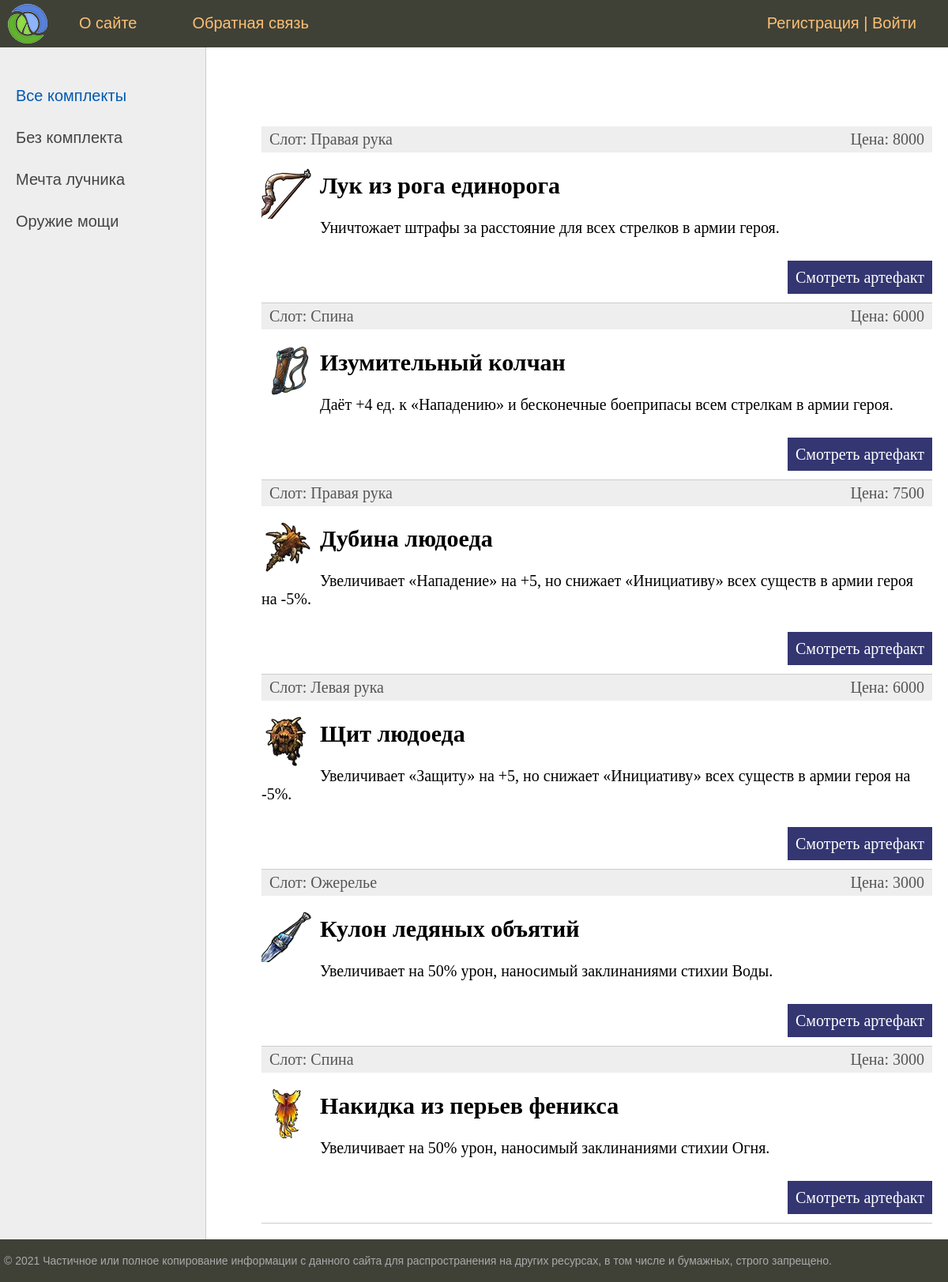
The page / on the database its author committed.
### Artifacts/models.py (models this page shows, shortened)
class Sets(models.Model):
    set_name = models.CharField(max_length=255, db_index=True)
    bonus = models.TextField()
    def get_absolute_url(self):
        return reverse('set', kwargs={'set_id': self.pk})
    class Meta:
        verbose_name = 'Комплекты'
        verbose_name_plural = 'Комплекты'

class Artifacts(models.Model):
    title = models.CharField(max_length=255)
    stats = models.TextField()
    price = models.IntegerField()
    history = models.TextField()
    slot = models.CharField(max_length=255)
    photo = models.ImageField(upload_to='photos/')
    set = models.ForeignKey(Sets, on_delete=models.DO_NOTHING)
    time_create = models.DateTimeField(auto_now_add=True, blank=True)
    time_update = models.DateTimeField(auto_now=True, blank=True)
    is_published = models.BooleanField(default=True, blank=True)
    def get_absolute_url(self):
        return reverse('post', kwargs={'post_id': self.pk})
    class Meta:
        verbose_name = 'Артефакты'
        verbose_name_plural = 'Артефакты'

### Artifacts/views.py (the view)
# urls.py: path('', index, name='home'),
def index(request):
    posts = Artifacts.objects.all()
    sets = Sets.objects.all()
    context = {'posts': posts,
               'sets': sets,
               'menu': menu,
               'title': 'Главная страница',
               'set_selected': 0}
    return render(request, 'index.html', context=context)

### Artifacts/templates/index.html (shortened to what this page needs)
{% extends 'base.html' %}
{% block content %}
<ul class="list-articles">
	{% for p in posts %}
			<li><div class="article-panel">
	<p class="first">Слот: {{p.slot}}</p>
	<p class="last"> Цена: {{p.price}}</p>
</div>
{% if p.photo %}
	<p><img class="img-article-left thumb" src="{{p.photo.url}}"></p>
{% endif %}
				<h2>{{p.title}}</h2>
	{% autoescape on %}
	{{p.stats|linebreaks|truncatewords:50}}
	{% endautoescape %}
			<p class="link-read-post"><a href="{{ p.get_absolute_url }}">Смотреть артефакт</a></p>
			</li>
	{% endfor %}
</ul>
{% endblock %}

### Artifacts/templates/base.html (shortened to what this page needs)
{% load static %}
<!DOCTYPE html>
<html>
<head>
	<link type="text/css" href="{% static 'css/styles.css' %}" rel="stylesheet" />
</head>
<body>
<table class="table-page" border=0 cellpadding="0" cellspacing="0">
<tr><td valign=top>
{% block mainmenu %}
		<div class="header">
			<ul id="mainmenu" class="mainmenu">
			<li class="logo"><a href="{% url 'home' %}"><div class="logo"></div></a></li>
{% for m in menu %}
			<li><a href="{% url m.url_name %}">{{m.title}}</a></li>
{% endfor %}
				{% if request.user.is_authenticated %}
			<li class="last"> {{user.username}} | <a href="{% url 'logout' %}">Выйти</a></li>
				{% else %}
			<li class="last"><a href="{% url 'register' %}">Регистрация</a> | <a href="{% url 'login' %}">Войти</a></li>
				{% endif %}
			</ul>
		</div>
{% endblock mainmenu %}
<table class="table-content" border=0 cellpadding="0" cellspacing="0">
<tr>
	<td valign="top" class="left-chapters">
	<ul id="leftchapters">
		{% if set_selected == 0 %}
		<li class="selected">Все комплекты</li>
		{% else %}
		<li><a href="{% url 'home' %}">Все комплекты</a></li>
		{% endif %}
		{% for s in sets %}
			{% if s.pk == set_selected %}
		<li class="selected">{{s.set_name}}</li>
			{% else %}
		<li><a href="{{ s.get_absolute_url }}"> {{s.set_name}} </a> </li>
			{% endif %}
		{% endfor %}
	</ul>
</td>
<td valign="top" class="content">
	<div class="content-text">
{% block content %}
{% endblock %}
	</div>
</td></tr></table>
</td></tr>
<tr><td valign=top>
	<div id="footer">
		<p>&copy; 2021 Частичное или полное копирование информации с данного сайта для распространения на других ресурсах, в том числе и бумажных, строго запрещено.</p>
	</div>
</td></tr></table>
</body>
</html>

### Artifacts/static/CSS/styles.css (style rules this page uses)
html, body { font-family: 'Arial'; margin: 0; padding: 0; height: 100%; width: 100%; color: #444; }
a { color: #0059b2; text-decoration: none; }
img { max-width: 600px; height: auto; }
img.img-article-left { max-width: 300px; height: auto; float: left; padding: 0 10px 10px 0; }
img.img-article-left.thumb { max-width: 150px; height: auto; }
p.link-read-post { text-align: right; }
p.link-read-post a { padding: 10px; min-width: 100px; background: #333671; color: #fff; text-decoration: none; }
div.article-panel { background: #eee; padding: 5px 10px 5px 10px; box-sizing: border-box; overflow: hidden; color: #555; }
div.article-panel p.first { margin: 0; float: left; }
div.article-panel p.last { margin: 0; float: right; }
ul.list-articles { list-style: none; margin: 0; padding: 0; }
ul.list-articles li { border-bottom: 1px solid #ccc; }
.table-page { width: 100%; height: 100%; vertical-align: top; }
.table-page tr { height: 100%; }
.header { background: #3F4137; height: 60px; }
.logo { background: url('../images/logo.png') no-repeat 10px 5px; width: 70px; height: 60px; }
ul.mainmenu { list-style: none; margin: 0; padding: 0; height: 60px; color: #fdc073; font-size: 20px; overflow: hidden; }
ul.mainmenu li { float: left; margin: 18px 40px 0 30px; }
ul.mainmenu li.logo { margin: 0; }
ul.mainmenu li.last { float: right; }
ul.mainmenu li a { color: #fdc073; text-decoration: none; }
.table-content { width: 100%; min-height: 100%; height: 100%; }
.left-chapters { margin: 0; background: #eee; border-right: 1px solid #ccc; min-height: 100%; }
.left-chapters ul { width: 230px; min-height: 100%; margin: 0; padding: 20px 10px 10px 20px; list-style: none; font-size: 20px; }
.left-chapters ul li { margin: 30px 0 0 0; color: #999; }
.left-chapters ul li.selected { color: #0059b2; }
.left-chapters ul li a { color: #444; text-decoration: none; }
.content { padding: 40px 20px 20px 40px; width: 100%; box-sizing: border-box; }
.content-text { margin: 60px 0 0 30px; color: #000; font-size: 20px; font-family: Yandex Sans Display Light; }
#footer { box-sizing: border-box; background: #3F4137; padding: 5px; color: #aaa; font-size: 14px; font-family: Verdana, Geneva, Arial, Helvetica; text-align: left; overflow: hidden; }

### rows shown on the page
Sets: set_name "Без комплекта"
Sets: set_name "Мечта лучника"
Sets: set_name "Оружие мощи"
Artifacts: slot "Правая рука", price "8000", photo (picture), title "Лук из рога единорога", stats "Уничтожает штрафы за расстояние для всех стрелков в армии героя."
Artifacts: slot "Спина", price "6000", photo (picture), title "Изумительный колчан", stats "Даёт +4 ед. к «Нападению» и бесконечные боеприпасы всем стрелкам в армии героя."
Artifacts: slot "Правая рука", price "7500", photo (picture), title "Дубина людоеда", stats "Увеличивает «Нападение» на +5, но снижает «Инициативу» всех существ в армии героя на -5%."
Artifacts: slot "Левая рука", price "6000", photo (picture), title "Щит людоеда", stats "Увеличивает «Защиту» на +5, но снижает «Инициативу» всех существ в армии героя на -5%."
Artifacts: slot "Ожерелье", price "3000", photo (picture), title "Кулон ледяных объятий", stats "Увеличивает на 50% урон, наносимый заклинаниями стихии Воды."
Artifacts: slot "Спина", price "3000", photo (picture), title "Накидка из перьев феникса", stats "Увеличивает на 50% урон, наносимый заклинаниями стихии Огня."

### other values the page prints
{{ m.title }} "О сайте" "Обратная связь"
